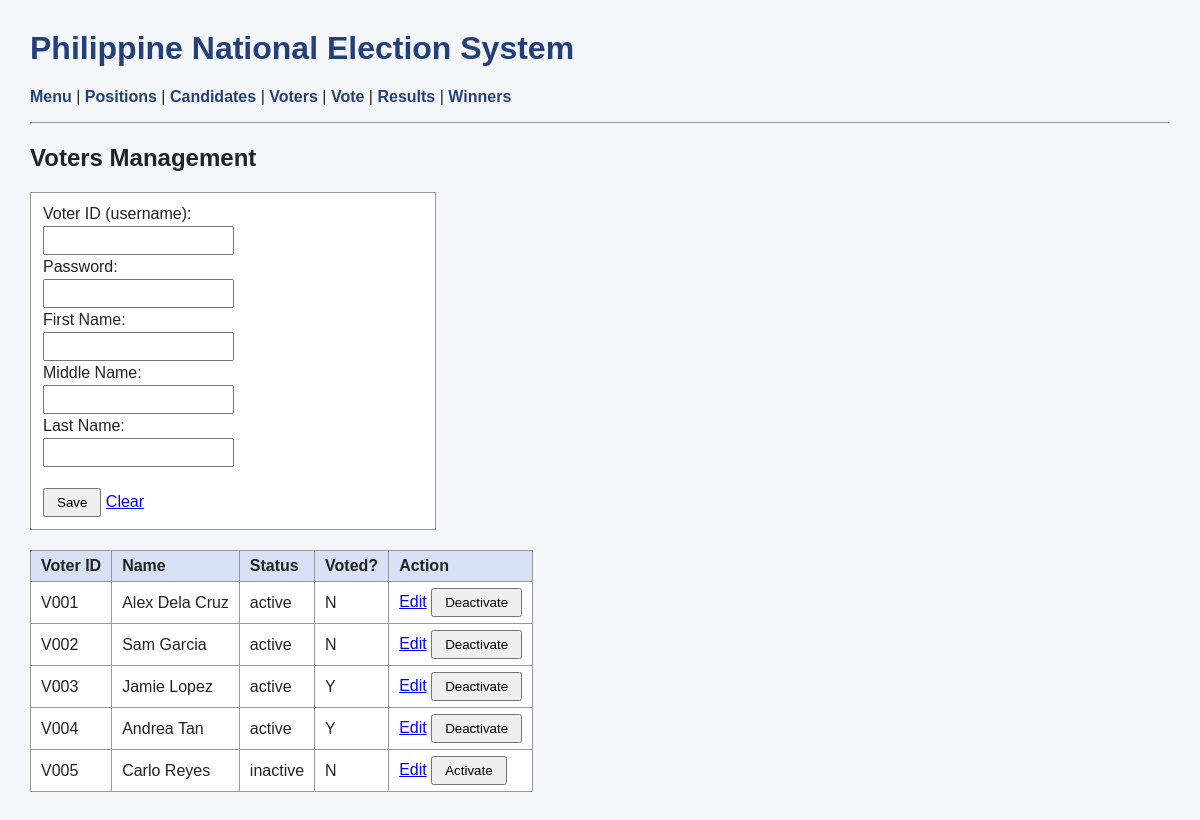
/voters.php, run on the app's committed database.
### tables this page shows
CREATE TABLE Voters (
    voterID    VARCHAR(20) PRIMARY KEY,
    voterPass  VARCHAR(50),
    voterFName VARCHAR(50),
    voterMName VARCHAR(50),
    voterLName VARCHAR(50),
    voterStat  VARCHAR(10) DEFAULT 'active',      
    voted      CHAR(1) DEFAULT 'N'                
);

### db.php (called while the page is built, shortened)
<?php
$conn = new mysqli("localhost", "root", "", "election");
function run($sql, $values = []) {
    global $conn;
    return $conn->execute_query($sql, $values);
}
function h($text) {
    return htmlspecialchars($text ?? "");
}

### voters.php (the view, shortened to what this page needs)
<?php
include "db.php";
include "header.php";
$row = ["voterID" => "", "voterPass" => "", "voterFName" => "", "voterMName" => "", "voterLName" => ""];
$editing = "";
$list = run("SELECT * FROM Voters ORDER BY voterID");
?>
<h2>Voters Management</h2>
<form method="post" class="box">
    Voter ID (username):<br>
    <input name="voterID" value="<?= h($row["voterID"]) ?>" <?= $editing ? "readonly" : "required" ?>><br>
    Password:<br>
    <input name="voterPass" value="<?= h($row["voterPass"]) ?>" required><br>
    First Name:<br>
    <input name="voterFName" value="<?= h($row["voterFName"]) ?>" required><br>
    Middle Name:<br>
    <input name="voterMName" value="<?= h($row["voterMName"]) ?>"><br>
    Last Name:<br>
    <input name="voterLName" value="<?= h($row["voterLName"]) ?>" required><br><br>
    <button name="save">Save</button>
    <a href="voters.php">Clear</a>
</form>
<table>
    <tr><th>Voter ID</th><th>Name</th><th>Status</th><th>Voted?</th><th>Action</th></tr>
    <?php while ($r = $list->fetch_assoc()) { ?>
    <tr>
        <td><?= h($r["voterID"]) ?></td>
        <td><?= h($r["voterFName"] . " " . $r["voterMName"] . " " . $r["voterLName"]) ?></td>
        <td><?= h($r["voterStat"]) ?></td>
        <td><?= h($r["voted"]) ?></td>
        <td>
            <a href="voters.php?edit=<?= urlencode($r["voterID"]) ?>">Edit</a>
            <form method="post" style="display:inline">
                <button name="toggle" value="<?= h($r["voterID"]) ?>">
                    <?= $r["voterStat"] == "active" ? "Deactivate" : "Activate" ?>
                </button>
            </form>
        </td>
    </tr>
    <?php } ?>
</table>
<?php include "footer.php"; ?>

### style.css (style rules this page uses)
body { font-family: Arial, sans-serif; margin: 30px; background: #f5f6fa; color: #222; }
table { border-collapse: collapse; background: white; margin: 8px 0 20px 0; }
th, td { border: 1px solid #999; padding: 6px 10px; text-align: left; }
th { background: #d7e0f5; }
input, select { padding: 5px; margin: 3px 0; }
button { padding: 5px 12px; cursor: pointer; }
.box { background: white; border: 1px solid #999; padding: 12px; margin-bottom: 20px; width: 380px; }

### data on the page
voters: voterID "V001", voterFName+voterMName+voterLName "Alex Dela Cruz", voterStat "active", voted "N", shows "Deactivate"
voters: voterID "V002", voterFName+voterMName+voterLName "Sam Garcia", voterStat "active", voted "N", shows "Deactivate"
voters: voterID "V003", voterFName+voterMName+voterLName "Jamie Lopez", voterStat "active", voted "Y", shows "Deactivate"
voters: voterID "V004", voterFName+voterMName+voterLName "Andrea Tan", voterStat "active", voted "Y", shows "Deactivate"
voters: voterID "V005", voterFName+voterMName+voterLName "Carlo Reyes", voterStat "inactive", voted "N", shows "Activate"
